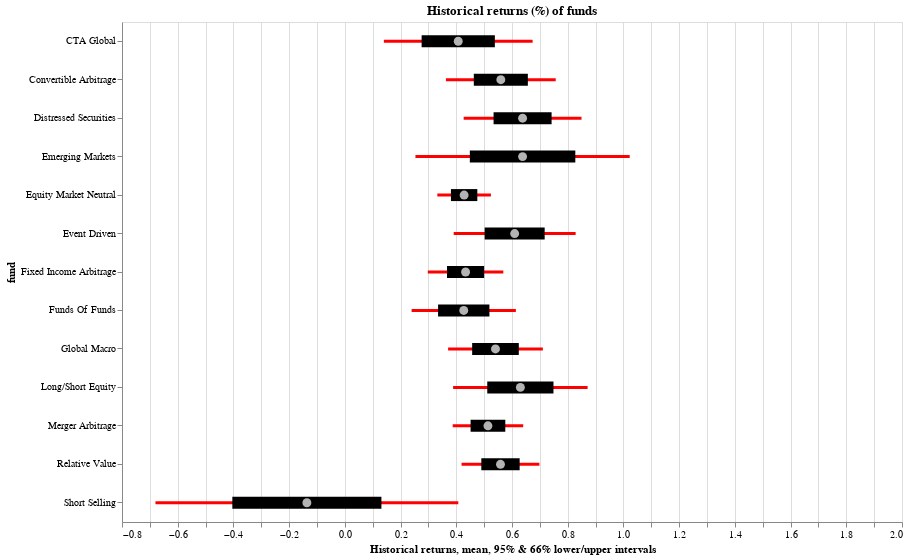

Notebook code for this chart:
### Markdown cell above
In order to assess the risk profile of each fund to one another, the following altair box & whiskers chart also helps users understand the volatility of returns based on each fund's history. From here, users can assess whether each fund's return is conmensurate with the objective of the fund's strategy and user's risk profile.

### Code cell
alt_box_whiskers(clean_funds(raw_hedge_funds))

### Figure 1 — Vega-Lite specification as saved in the notebook (floating-point values rounded to 4 significant figures)
{"config": {"view": {"continuousWidth": 400, "continuousHeight": 300}}, "layer": [{"mark": {"type": "point", "color": "red", "filled": true, "size": 30}, "encoding": {"x": {"field": "mean", "scale": {"domain": [-0.8, 2]}, "title": "Historical returns, mean, 95% & 66% lower/upper intervals", "type": "quantitative"}, "y": {"field": "fund", "type": "nominal"}}, "title": "Historical returns (%) of funds"}, {"mark": {"type": "bar", "color": "red", "size": 3}, "encoding": {"x": {"field": "lower_95", "type": "quantitative"}, "x2": {"field": "upper_95"}, "y": {"field": "fund", "type": "nominal"}}}, {"mark": {"type": "bar", "color": "black", "size": 12}, "encoding": {"x": {"field": "lower_66", "type": "quantitative"}, "x2": {"field": "upper_66"}, "y": {"field": "fund", "type": "nominal"}}}, {"mark": {"type": "point", "color": "white", "filled": true, "size": 80}, "encoding": {"x": {"field": "mean", "type": "quantitative"}, "y": {"field": "fund", "type": "nominal"}}}], "data": {"name": "data-7849e533a2969a249d638edce4d058c4"}, "height": 500, "width": 780, "$schema": "https://vega.github.io/schema/vega-lite/v4.17.0.json", "datasets": {"data-7849e533a2969a249d638edce4d058c4": [{"fund": "Convertible Arbitrage", "mean": 0.5599, "se": 0.1001, "lower_95": 0.3628, "upper_95": 0.757, "lower_66": 0.4629, "upper_66": 0.6569}, {"fund": "CTA Global", "mean": 0.407, "se": 0.1357, "lower_95": 0.14, "upper_95": 0.674, "lower_66": 0.2756, "upper_66": 0.5385}, {"fund": "Distressed Securities", "mean": 0.638, "se": 0.1075, "lower_95": 0.4265, "upper_95": 0.8495, "lower_66": 0.5338, "upper_66": 0.7421}, {"fund": "Emerging Markets", "mean": 0.638, "se": 0.1954, "lower_95": 0.2534, "upper_95": 1.023, "lower_66": 0.4486, "upper_66": 0.8273}, {"fund": "Equity Market Neutral", "mean": 0.4281, "se": 0.04887, "lower_95": 0.3319, "upper_95": 0.5243, "lower_66": 0.3808, "upper_66": 0.4755}, {"fund": "Event Driven", "mean": 0.6095, "se": 0.1112, "lower_95": 0.3906, "upper_95": 0.8284, "lower_66": 0.5018, "upper_66": 0.7173}, {"fund": "Fixed Income Arbitrage", "mean": 0.4333, "se": 0.06884, "lower_95": 0.2978, "upper_95": 0.5689, "lower_66": 0.3666, "upper_66": 0.5001}, {"fund": "Global Macro", "mean": 0.5407, "se": 0.08641, "lower_95": 0.3706, "upper_95": 0.7108, "lower_66": 0.457, "upper_66": 0.6244}, {"fund": "Long/Short Equity", "mean": 0.63, "se": 0.1227, "lower_95": 0.3886, "upper_95": 0.8715, "lower_66": 0.5112, "upper_66": 0.7489}, {"fund": "Merger Arbitrage", "mean": 0.5137, "se": 0.06429, "lower_95": 0.3871, "upper_95": 0.6402, "lower_66": 0.4514, "upper_66": 0.576}, {"fund": "Relative Value", "mean": 0.5587, "se": 0.07101, "lower_95": 0.4189, "upper_95": 0.6984, "lower_66": 0.4898, "upper_66": 0.6275}, {"fund": "Short Selling", "mean": -0.1363, "se": 0.2761, "lower_95": -0.6799, "upper_95": 0.4072, "lower_66": -0.4039, "upper_66": 0.1312}, {"fund": "Funds Of Funds", "mean": 0.4268, "se": 0.09509, "lower_95": 0.2396, "upper_95": 0.614, "lower_66": 0.3346, "upper_66": 0.5189}]}}
